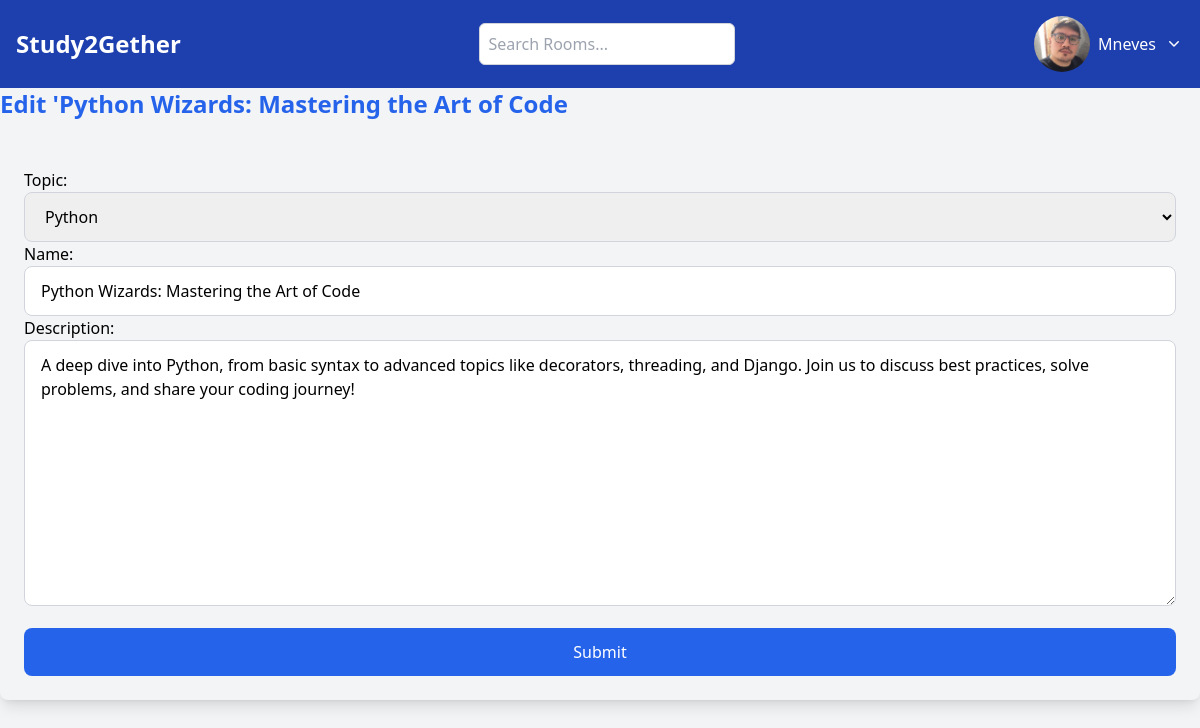
The app's page /update_room/7 (signed in) with its own data.
### base/models.py (models this page shows, shortened)
class User(AbstractUser):
    name = models.CharField(max_length=255, null=True)
    email = models.EmailField(max_length=255, null=True, unique=True)
    bio = models.TextField(null=True)
    avatar = models.ImageField(null=True, default="avatar.png")
    USERNAME_FIELD = "email"
    REQUIRED_FIELDS = []
    pass

class Rooms(models.Model):
    host = models.ForeignKey(User, on_delete=models.SET_NULL, null=True)
    topic = models.ForeignKey(Topic, on_delete=models.SET_NULL, null=True)
    name = models.CharField(max_length=255)
    participants = models.ManyToManyField(User, related_name='participants', blank=True)
    description = models.TextField(null=True, blank=True)
    updated = models.DateTimeField(auto_now=True)
    created = models.DateTimeField(auto_now_add=True)
    class Meta:
        ordering = ['-updated', '-created']

class Topic(models.Model):
    name = models.CharField(max_length=255)
    def __str__(self):
        return self.name

### base/views.py (the view)
# urls.py: path('update_room/<int:pk>', views.updateRoom, name='update_room'),
def updateRoom(request,pk):
    room = Rooms.objects.get(pk=pk)
    form = RoomForm(instance=room)
    if request.method == 'POST':
        form = RoomForm(request.POST, instance=room)
        if form.is_valid():
            form.save()
            return redirect(reverse('home'))
    context = {'form':form, 'room':room}
    return render(request, 'room_update.html', context=context)

### base/forms.py
class RoomForm(forms.ModelForm):
    class Meta:
        model = Rooms
        fields = '__all__'
        exclude = ['host', 'participants']
        widgets = {
            'name': forms.TextInput(attrs={
                'class': 'w-full border border-gray-300 rounded-lg py-3 px-4 focus:outline-none focus:ring-2 focus:ring-blue-500 transition ease-in-out duration-300',
                'placeholder': 'Enter room name'
            }),
            'description': forms.Textarea(attrs={
                'class': 'w-full border border-gray-300 rounded-lg py-3 px-4 focus:outline-none focus:ring-2 focus:ring-blue-500 transition ease-in-out duration-300',
                'placeholder': 'Describe your room'
            }),
            'topic': forms.Select(attrs={
                'class': 'w-full border border-gray-300 rounded-lg py-3 px-4 focus:outline-none focus:ring-2 focus:ring-blue-500 transition ease-in-out duration-300',
            })
        }

### templates/room_update.html (shortened to what this page needs)
{% extends 'main.html' %}
{% block content %}
    {% if user.is_authenticated %}
        <h1 class="text-blue-600 text-2xl font-bold mb-6">Edit '{{ room.name }}</h1>
        <form action="" method="post" class="shadow-lg p-6 rounded-lg bg-gray-100">
            <div class="mb-4">
                {{ form.as_p }}
            </div>
            <input type="submit" value="Submit" class="w-full bg-blue-600 text-white py-3 rounded-lg hover:bg-blue-700 transition">
        </form>
    {% else %}
        <div class="bg-yellow-100 text-yellow-800 p-4 rounded-md text-center mt-6">
            <p>You need to be logged in to access this page.</p>
            <a href="{% url 'login' %}" class="bg-blue-600 text-white py-2 px-4 rounded-md hover:bg-blue-700 transition mt-3 inline-block">Login</a>
        </div>
    {% endif %}
{% endblock content %}

### templates/navbar.html (shortened to what this page needs)
{% load static %}
<nav class="bg-blue-800 p-4 flex justify-between items-center text-white">
    <a href="{% url 'home' %}" class="text-2xl font-bold hover:text-gray-300">Study2Gether</a>
    <form class="flex items-center space-x-2" action="{% url 'home' %}" method="get">
        <input type="search" name="search" placeholder="Search Rooms..." class="w-64 p-2 rounded-md border border-gray-300 focus:outline-none focus:ring-2 focus:ring-blue-500 text-gray-800 bg-white">
    </form>
    {% if user.is_authenticated %}
        <div class="relative">
            <div class="flex items-center space-x-2">
                <a href="{% url 'user_profile' user.pk %}"><img src="{{ user.avatar.url }}" alt="Avatar" class="rounded-full w-14 h-14"></a>
                    <a href="{% url 'user_profile' user.pk %}"><span>{{ user.username|title }}</span></a>
                <button id="profileDropdownBtn" class="focus:outline-none">
                    <svg xmlns="http://www.w3.org/2000/svg" class="h-5 w-5" viewBox="0 0 20 20" fill="currentColor">
                        <path fill-rule="evenodd" d="M5.23 7.21a.75.75 0 011.06 0L10 10.94l3.71-3.73a.75.75 0 011.06 1.06l-4.24 4.25a.75.75 0 01-1.06 0L5.23 8.27a.75.75 0 010-1.06z" clip-rule="evenodd"/>
                    </svg>
                </button>
            </div>
        </div>
    {% else %}
        <div class="flex space-x-4">
            <a href="{% url 'login' %}" class="hover:text-gray-300">Login</a>
            <a href="{% url 'register' %}" class="hover:text-gray-300">Register</a>
        </div>
    {% endif %}
</nav>

### static/styles/main.css (style rules this page uses)
body { background-color: aqua; }

### records on screen
User: avatar (picture), username "Mneves"
Rooms: name "Python Wizards: Mastering the Art of Code", topic "Python", description "A deep dive into Python, from basic syntax to advanced topics like decorators, threading, and Django. Join us to discuss best practices, solve problems, and share your coding journey!"
Topic: name "Python Wizards: Mastering the Art of Code"
